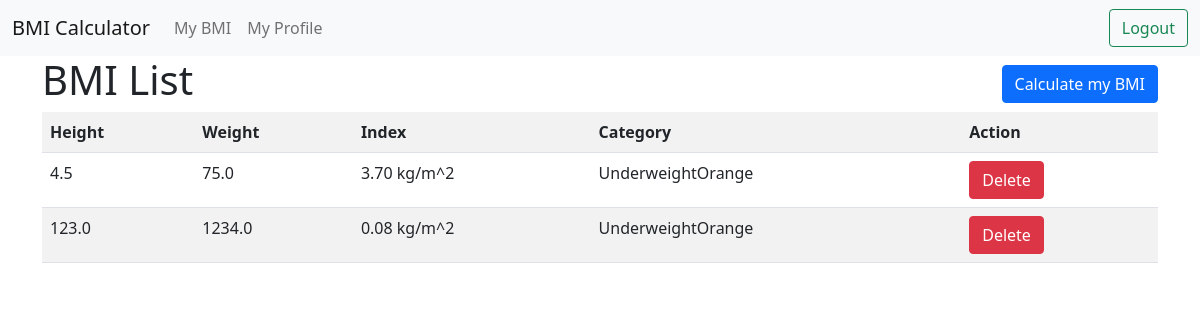
/bmi/bmi-list/ (signed in), run on the app's committed database.
### bmi/models.py (models this page shows, shortened)
class Userdata(models.Model):
    weight = models.FloatField()
    height = models.FloatField()
    user = models.ForeignKey(User, on_delete=models.CASCADE)
    bmi = models.DecimalField(max_digits=5, decimal_places=2)
    created = models.DateTimeField(auto_now_add=True)
    modified = models.DateTimeField(auto_now=True)
    @property
    def bmi_category(self):
        if self.bmi < 18  :
            return "Underweight"
        elif self.bmi > 18.5 and self.bmi <24.9 :
            return "Normal"
        elif self.bmi >25 and self.bmi <29.9:
            return "Overwieight"
        else:
            return "Obese"
    @property
    def bmi_color(self):
        if self.bmi < 18  :
            return "Orange"
        elif self.bmi > 18.5 and self.bmi <24.9 :
            return "Green"
        elif self.bmi >25 and self.bmi <29.9:
            return "Blue"
        else:
            return "Red"

### bmi/views.py (the view)
# urls.py: path('bmi-list/',bmi_list, name = 'bmi_list'),
@login_required(login_url="user:login")
def bmi_list(request):
    bmis = Userdata.objects.filter(user=request.user)
    context = {"bmis": bmis}
    return render(request, 'bmi_list.html',context)

### bmi/templates/bmi_list.html (shortened to what this page needs)
{% extends 'base.html' %}
{% block navbar %}
    {% include 'components/navbar.html' %}
{% endblock navbar %}
{% block content %}
    <div class="container">
        <div class="d-flex justify-content-between align-items-center">
            <h1>BMI List</h1>
            <div class="text-right">
                <a class="btn btn-primary"  href="{% url 'bmi:bmi_calculate' %}">Calculate my BMI</a>
            </div>
        </div>
        {% if bmis %}
        <table class="table table-striped">
            <tr>
                <th>Height</th>
                <th>Weight</th>
                <th>Index</th>
                <th>Category</th>
                <th>Action</th>
            </tr>
            {% for bmi in bmis %}
                <tr>
                    <td>{{bmi.height}}</td>
                    <td>{{bmi.weight}}</td>
                   <td>{{bmi.bmi}} kg/m^2</td>
                    <td>{{bmi.bmi_category}}{{bmi.bmi_color}}</td>
                    <td>
                        <a class="btn btn-danger" href="{% url 'bmi:bmi_delete' bmi.id %}">Delete</a>
                    </td>
                </tr>
            {% endfor %}
        </table>
        {% endif %}
    </div>
{% endblock content %}

### data on the page
Userdata: height "4.5", weight "75.0", bmi "3.70", bmi_category "Underweight", bmi_color "Orange"
Userdata: height "123.0", weight "1234.0", bmi "0.08", bmi_category "Underweight", bmi_color "Orange"
